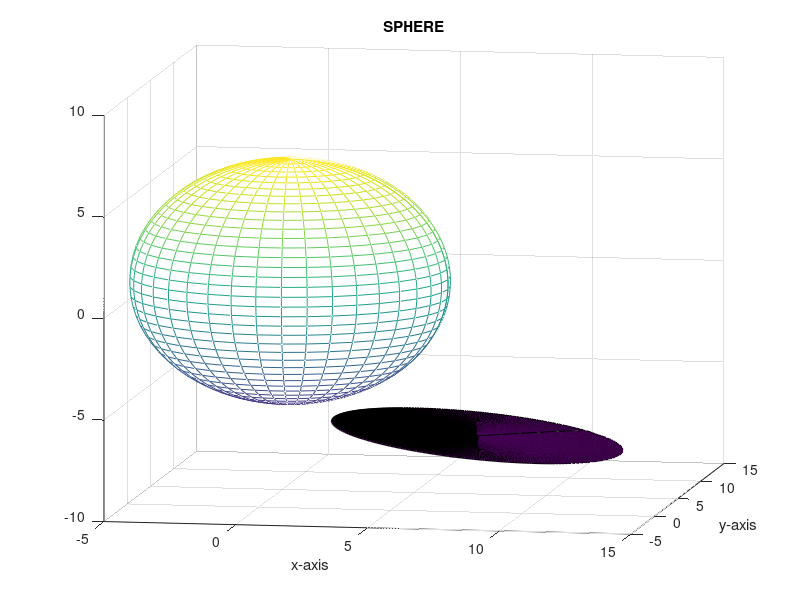

Source code (MATLAB):
clear all;
% Parameters
center = [1,1,1];
rho = 6;
% Precision
prc = 256;
% Z index of image
surf_img = -7;
% Light
light = [2,1,-1];

theta = linspace(0,2*pi,40);
phi = linspace(0,pi,40);
[theta,phi] = meshgrid(theta,phi);
sphere_x = center(1) + rho*sin(phi).*cos(theta);
sphere_y = center(2) + rho*sin(phi).*sin(theta);
sphere_z = center(3) + rho*cos(phi);

mesh(sphere_x,sphere_y,sphere_z);
hold on
% Avoid view eclipse % axis equal
% Turn on the grid
grid on

% Rotate the plot into the standard orientation.
view([10,10])

% Determine the light
[x_pla,y_pla,z_pla]=meshgrid(center(1)-rho:rho/40:center(1)+rho);
fun = @(x_pla,y_pla,z_pla)light(1)*x_pla+light(2)*y_pla+light(3)*z_pla;
n_pla = fun(x_pla,y_pla,z_pla);
% isosurface(x_pla,y_pla,z_pla,n_pla);
% Add annotations.
xlabel('x-axis')
ylabel('y-axis')
% Determine the point and mesh of image
point_test = center;
img = center + (center(3) - surf_img) * light / norm(light);
x_img = img(1) * ones(prc*2);
y_img = img(2) * ones(prc*2);
z_img = surf_img*ones(prc*2);
index = 1;

temp_x = 1;
temp_y = 1;
temp_z = -temp_x*light(1)/light(3) - temp_x*light(2)/light(3);
temp = [temp_x,temp_y,temp_z];

%quiver3(1, 1, 1, temp(1), temp(2), temp(3), 1);

for theta_pla = 0:pi/prc:pi*2-pi/prc;
    M = [cos(theta_pla)+(1-cos(theta_pla))*light(1)*light(1),...
        (1-cos(theta_pla))*light(1)*light(2)-(sin(theta_pla))*light(3),...
        (1-cos(theta_pla))*light(1)*light(3)+(sin(theta_pla))*light(2);...
        (1-cos(theta_pla))*light(2)*light(1)+(sin(theta_pla))*light(3),...
        cos(theta_pla)+(1-cos(theta_pla))*light(2)*light(2),...
        (1-cos(theta_pla))*light(2)*light(3)-(sin(theta_pla))*light(1);...
        (1-cos(theta_pla))*light(3)*light(1)-(sin(theta_pla))*light(2),...
        (1-cos(theta_pla))*light(3)*light(2)+(sin(theta_pla))*light(1),...
        cos(theta_pla)+(1-cos(theta_pla))*light(3)*light(3);];
    %vec_start = [light(1)/3^.5,light(2)/3^.5,light(3)/3^.5] * M;
    vec_rho = [1/3^.5,1/3^.5,temp_z/3^.5] / norm(temp) * rho * M;
    %quiver3(center(1), center(2), center(3), vec_rho(1), vec_rho(2), vec_rho(3), 2);
    point_test = center +  vec_rho;
    img = point_test + (point_test(3) - surf_img) * light / norm(light);
    x_img(index) = img(1);
    y_img(index) = img(2);
    %z_img(index) = img(3);
    z_img(index) = surf_img;
    %plot3(point_test(1),point_test(2),point_test(3),'r.', 'MarkerSize', 15);
    %plot3(img(1),img(2),img(3),'r.', 'MarkerSize', 15);
    index = index+1;
end

surf(x_img,y_img,z_img);

% Add annotations.
xlabel('x-axis')
ylabel('y-axis')
title('SPHERE')